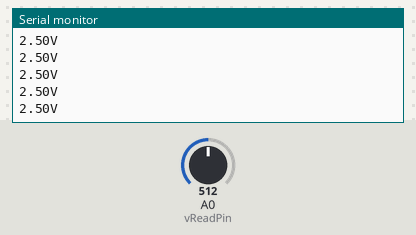
Simulated run of this sketch. Board: Arduino Uno, built with avr-gcc and run on an emulated ATmega328P. On the bench: the last lines printed to the serial monitor. The test bench sets the inputs (shaded band); at power-on: A0 (vReadPin) = 512.

Above: at 1.2 s.
1.3 s: A0 (vReadPin) set to 716
At 1.31 s:
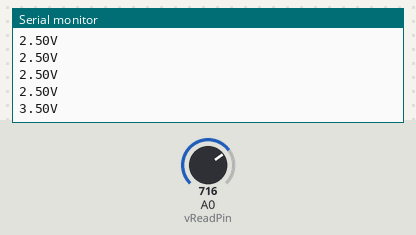
2.8 s: A0 (vReadPin) set to 900
At 2.82 s:
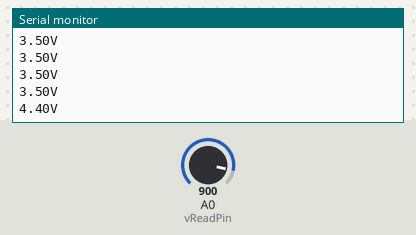
Timing chart, 0 to 5.8 s (numbered marks = the images above; inputs shaded):
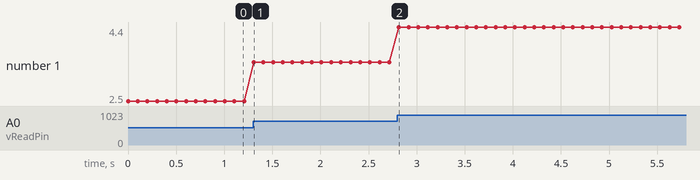

Measured:
- after the input at 1.3 s, the serial monitor: prints a new line at once (image 1)
- after the input at 2.8 s, the serial monitor: prints a new line at once (image 2)
- plotted number 1: 2.5 → 3.5 after the input at 1.3 s, 3.5 → 4.4 after the input at 2.8 s

The sketch:

potenciometro_class12.ino
```cpp
//diagrama conexion:
//A 5V
//B A0 (la del medio)
//C GND
float vOut;//voltageOutpu
int vReadPin=A0;//pin donde se leera el voltataje entrante
int dt= 100;//delay
float analogVal;//almacenaje temporal de voltaje entrate

void setup() {
  pinMode(vReadPin, INPUT);//configuramos el pin'vRead' como entrada
  Serial.begin(9600);//iniciamos la comunicacion serial con una velocidad de 9600 baudios
}

void loop() {
  analogVal=analogRead(vReadPin);//leemos el voltaje y lo alamcenamos
  vOut=(5.*analogVal)/1023;//transformamos la señal analogica 0(0v) a 1023(5v) a el voltaje exacto
  Serial.print(vOut);//imprimimos la variable que recivimos en la PC por el puerto serial
  Serial.println("V");
  delay(dt);
}
```
